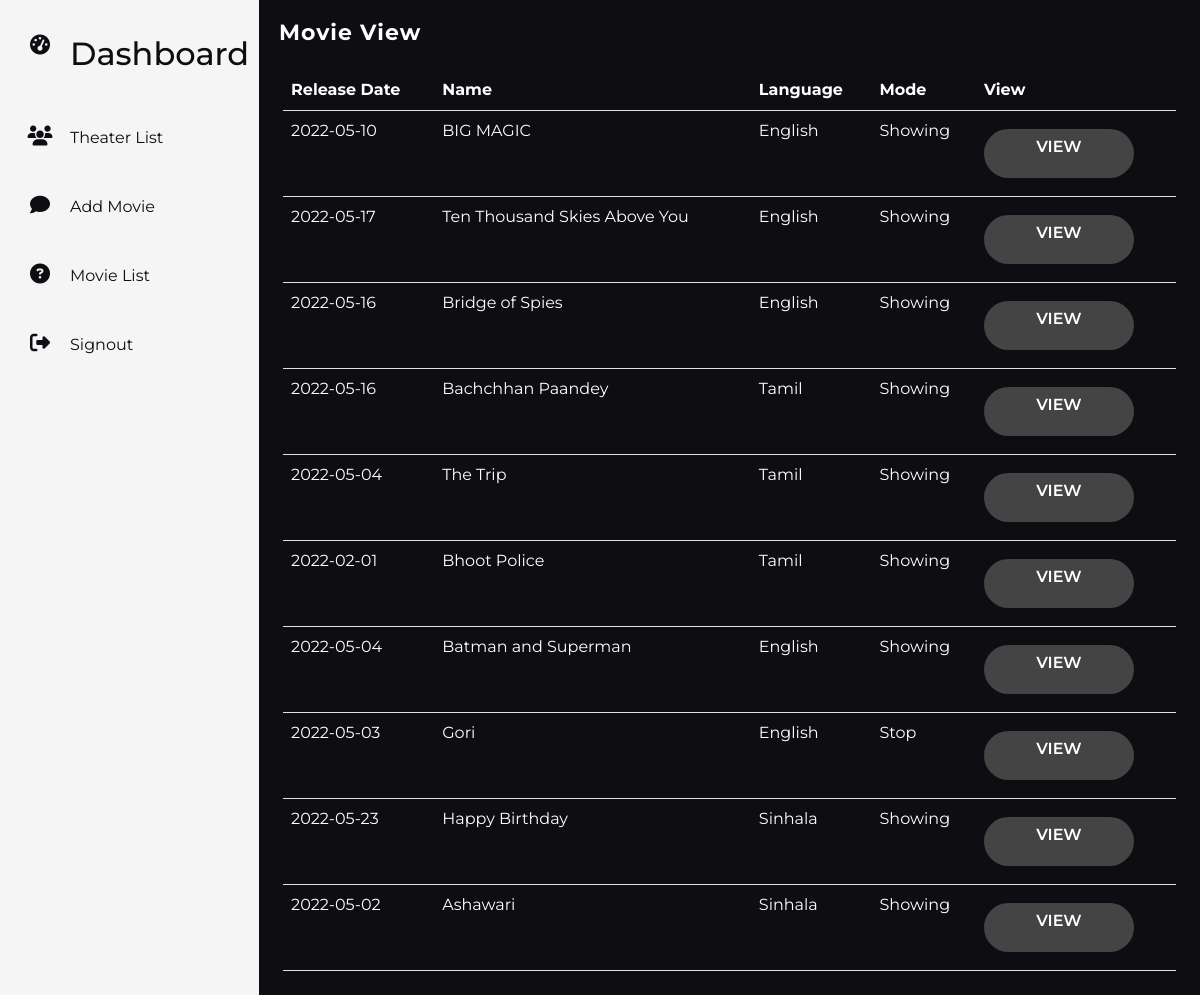
The app's page /views/dashboard/movieList.php (signed in) with its own data.
### tables this page shows
CREATE TABLE `movie` (
  `movie_id` int(11) NOT NULL,
  `name` varchar(50) NOT NULL,
  `release_date` date NOT NULL,
  `director_name` varchar(50) NOT NULL,
  `language` varchar(255) NOT NULL,
  `on_screening` tinyint(1) NOT NULL,
  `description` text NOT NULL,
  `url` varchar(255) NOT NULL,
  `votes` int(5) NOT NULL DEFAULT 1982,
  `imbm` int(2) NOT NULL DEFAULT 5,
  `duration` int(11) DEFAULT 120
);

### controllers/movieController.php (called while the page is built, shortened)
<?php
require_once('connection.php');
$sql = "SELECT * FROM movie";
$movie = mysqli_query($connection,$sql);
if($movie) {
    $movieList = mysqli_fetch_all($movie,MYSQLI_ASSOC);
}
else {
    echo "Database Query Failed";
}
?>

### views/dashboard/movieList.php (the view, shortened to what this page needs)
<?php
    require_once('../../controllers/movieController.php');
    ?>
<!DOCTYPE html>
<html lang="en">
<head>
    <link rel="stylesheet" href="https://cdnjs.cloudflare.com/ajax/libs/font-awesome/4.7.0/css/font-awesome.min.css">
    <link href="https://cdn.jsdelivr.net/npm/bootstrap@5.2.0-beta1/dist/css/bootstrap.min.css" rel="stylesheet"
>
    <link rel="stylesheet" href="../css/style.css">
    <link rel="stylesheet" type="text/css" href="../../css/dashboard.css" />
</head>
<body>
    <div class="dashcontainer">
        <?php include '../inc/sidebar.php' ?>
        <div class="main">
            <h1>Movie View </h1>
            <div class="include m-4">
                <table class="table text-white ">
                    <thead>
                        <tr>
                            <th scope="col">Release Date</th>
                            <th scope="col">Name</th>
                            <th scope="col">Language</th>
                            <th scope="col">Mode</th>
                            <th scope="col">View</th>
                        </tr>
                    </thead>
                    <tbody>
                        <?php foreach($movieList as $key=>$value):  ?>
                        <tr>
                            <td> <?php echo $value['release_date']; ?>
                            </td>
                            <td> <?php echo $value['name']; ?>
                            </td>
                            <td> <?php echo $value['language']; ?>
                            </td>
                            <td>
                                <?php if($value['on_screening'] == 1):  ?>
                                Showing
                                <?php endif; ?>
                                <?php if($value['on_screening'] == 2):  ?>
                                Stop
                                <?php endif; ?>
                            </td>
                            <td>
                                <a href="movieView.php?movie_id=<?php echo $value['movie_id']; ?>"
                                    class="btn btn-labeled btn-success">
                                    <span class="btn-label"></span>View
                                </a>
                            </td>
                        </tr>
                        <?php endforeach; ?>
                    </tbody>
                </table>
            </div>
        </div>
    </div>
</body>
</html>

### css/style.css (style rules this page uses)
* { margin: 0; padding: 0; box-sizing: border-box; }
.btn { width: 150px; background-color: #444; border: none; outline: none; height: 49px; border-radius: 49px; color: #fff; text-transform: uppercase; font-weight: 600; margin: 10px 0; cursor: pointer; transition: 0.5s; }

### css/dashboard.css (style rules this page uses)
* { margin: 0; padding: 0; box-sizing: border-box; font-family: 'Montserrat', sans-serif; }
body { overflow-x: hidden; }
.dashcontainer { width: 100%; display: flex; flex-direction: row; justify-content: flex-start; background: #f5f5f5; transition: 0.5s; overflow: hidden; }
.main { width: 1219px; min-height: 100vh; transition: 0.5s; background: #0e0d12; }
.main h1 { margin-top: 20px; margin-left: 20px; font-size: 22px; letter-spacing: 1px; font-weight: 700; color: #fff; }

### records on screen
movie: release_date "2022-05-10", name "BIG MAGIC", language "English", on_screening "Showing"
movie: release_date "2022-05-17", name "Ten Thousand Skies Above You", language "English", on_screening "Showing"
movie: release_date "2022-05-16", name "Bridge of Spies", language "English", on_screening "Showing"
movie: release_date "2022-05-16", name "Bachchhan Paandey", language "Tamil", on_screening "Showing"
movie: release_date "2022-05-04", name "The Trip", language "Tamil", on_screening "Showing"
movie: release_date "2022-02-01", name "Bhoot Police", language "Tamil", on_screening "Showing"
movie: release_date "2022-05-04", name "Batman and Superman", language "English", on_screening "Showing"
movie: release_date "2022-05-03", name "Gori", language "English", on_screening "Stop"
movie: release_date "2022-05-23", name "Happy Birthday", language "Sinhala", on_screening "Showing"
movie: release_date "2022-05-02", name "Ashawari", language "Sinhala", on_screening "Showing"
